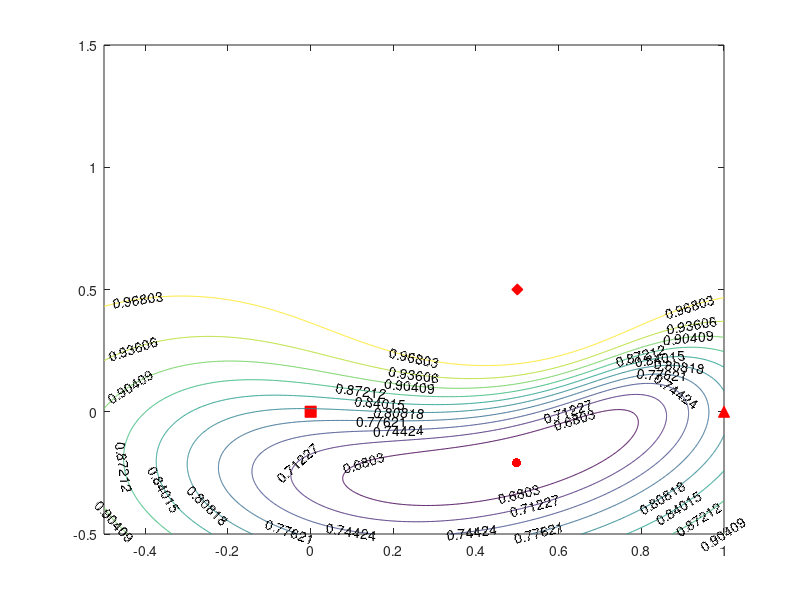

Recreate this plot in MATLAB. (Note: this script raises an error after producing the figure.)
% Numerically find the optimal relay position and plot two-dimensional contours.
clc
clear;
close all;
gamma = 4;
xe = 1/2;
ye = 1/2;
e=(-1/2:0.002:1);
f=(-1/2:0.002:ye+1);
[x y] = meshgrid(e,f);

% e=(0.45:0.00001:0.46);
% f=(-0.1:0.00001:-0.09);
% [x y] = meshgrid(e,f);

dse = sqrt(xe.^2+ye.^2);
dsr = sqrt(x.^2+y.^2);
dre = sqrt((x-xe).^2+(y-ye).^2);
drd = sqrt((x-1).^2+y.^2);
numerator = dse.^gamma.*dre.^gamma;
denominator = (sqrt((dsr.^gamma+dse.^gamma).*(drd.^gamma+dre.^gamma)) + sqrt(dsr.^gamma.*drd.^gamma)).^2;
P_out_DF = 1- numerator./denominator;

% subplot(1,2,1)
figure,
% contourf(x , y, P_out_DF, [0 : 0.1:0.9])
% colormap(jet);
% colorbar;

plot(0,0,'sr','MarkerSize',8,'MarkerFaceColor','r');
hold on;
plot(1,0,'^r','MarkerSize',8,'MarkerFaceColor','r');
[c_1 d_1]=find(P_out_DF==min(min(P_out_DF)));

plot(xe,ye,'dr','MarkerSize',8,'MarkerFaceColor','r');
plot(e(d_1),f(c_1),'.r','MarkerSize',20,'MarkerFaceColor','r');
[C h] = contour(x,y,P_out_DF);
clabel(C,h);
% legend('P_{out}^{DF}','source', 'destination','eavesdropper','optimal relay',2)
h = legend('Source', 'Destination','Eavesdropper','Optimal Relay',2);
set(h,'fontsize',12);
% xlabel('$x$','interpreter','latex');
% ylabel('$y$','interpreter','latex');
axis([-1/2 1 -1/2 ye]);
% title('$P_{out}^{DF}$','interpreter','latex','fontsize',12);
% axis equal;
axis square;
  set(gca, 'Position', get(gca, 'OuterPosition') - ... 
      get(gca, 'TightInset') * [-1 0 1 0; 0 -1 0 1; 0 0 1 0; 0 0 0 1]); 

P_out_RF = 1 - (xe^2 + ye^2)^(gamma/2)./((xe^2 + ye^2)^(gamma/2) + (x.^2 + y.^2).^(gamma/2)).*...
     ((x-xe).^2 + (y-ye).^2).^(gamma/2)./( ((x-xe).^2 + (y-ye).^2).^(gamma/2) + ((x-1).^2 + (y).^2).^(gamma/2) );

figure,
 % subplot(1,2,2);
plot(0,0,'sr','MarkerSize',8,'MarkerFaceColor','r');
hold on;
plot(1,0,'^r','MarkerSize',8,'MarkerFaceColor','r');
[c_2 d_2]=find(P_out_RF==min(min(P_out_RF)));
plot(xe,ye,'dr','MarkerSize',8,'MarkerFaceColor','r');
plot(e(d_2),f(c_2),'.r','MarkerSize',20,'MarkerFaceColor','r');
[C h] = contour(x,y,P_out_RF);
clabel(C,h);
% legend('P_{out}^{RF}','source', 'destination','eavesdropper','optimal relay',2)
% legend('P_{out}','source', 'destination','eavesdropper','optimal relay',-1)
% xlabel('$x$','interpreter','latex');
% ylabel('$y$','interpreter','latex');
axis([-1/2 1 -1/2 ye]);
% title('$P_{out}^{RF}$','interpreter','latex','fontsize',12);
% axis equal;
axis square;
  set(gca, 'Position', get(gca, 'OuterPosition') - ... 
      get(gca, 'TightInset') * [-1 0 1 0; 0 -1 0 1; 0 0 1 0; 0 0 0 1]); 
min(min(P_out_DF))
min(min(P_out_RF))
